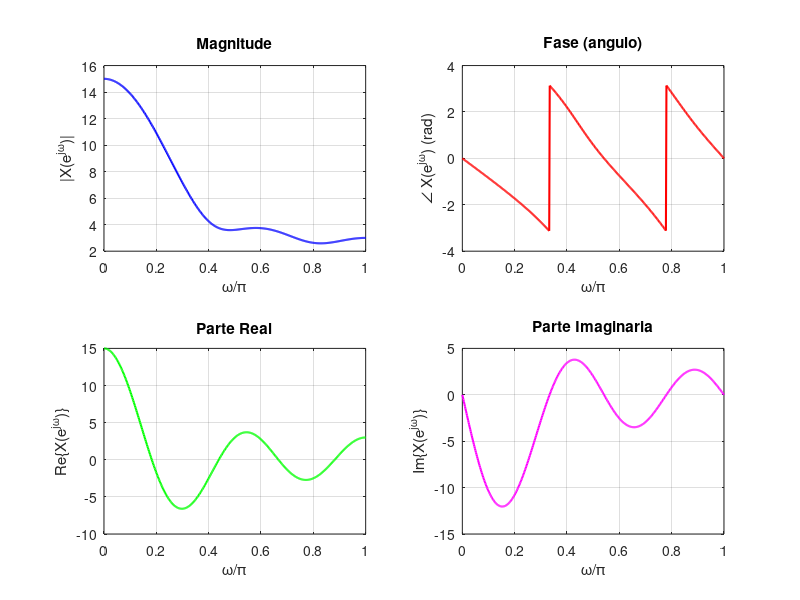

The MATLAB source for this figure:
% Parte II - TFTD de x[n] = {1, 2, 3, 4, 5}
% X(e^jw) = sum_{n=0}^{4} x[n] * e^{-jwn}

clear; clc; close all;

x = [1 2 3 4 5];
n = 0:4;
w = linspace(0, pi, 501);

X = zeros(1, 501);
for k = 1:501
  X(k) = sum(x .* exp(-1j * w(k) * n));
end

figure('Position', [100 100 800 600]);

subplot(2,2,1);
plot(w/pi, abs(X), 'b', 'LineWidth', 1.5);
xlabel('\omega/\pi'); ylabel('|X(e^{j\omega})|');
title('Magnitude');
grid on;

subplot(2,2,2);
plot(w/pi, angle(X), 'r', 'LineWidth', 1.5);
xlabel('\omega/\pi'); ylabel('\angle X(e^{j\omega}) (rad)');
title('Fase (angulo)');
grid on;

subplot(2,2,3);
plot(w/pi, real(X), 'g', 'LineWidth', 1.5);
xlabel('\omega/\pi'); ylabel('Re\{X(e^{j\omega})\}');
title('Parte Real');
grid on;

subplot(2,2,4);
plot(w/pi, imag(X), 'm', 'LineWidth', 1.5);
xlabel('\omega/\pi'); ylabel('Im\{X(e^{j\omega})\}');
title('Parte Imaginaria');
grid on;

saveas(gcf, '../figuras/parte2.png');
disp('Parte II concluida. Figura salva.');
